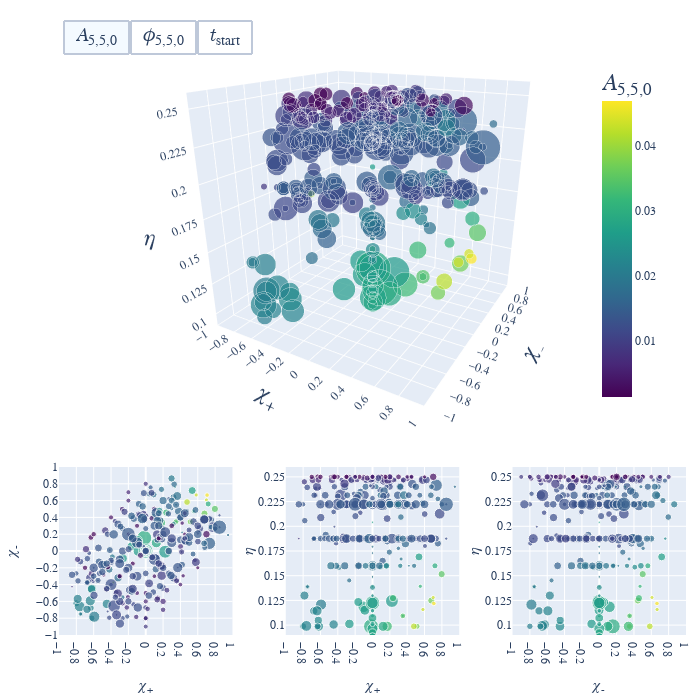

Notebook code cell kept with this figure:
### Code cell
from plotly.subplots import make_subplots
import plotly.graph_objects as go

row_r = 1/3.5

fig = make_subplots(
    rows=2, cols=3,
    specs=[[{'type': 'scene', 'colspan': 3}, None, None],
           [{'type': 'xy'}, {'type': 'xy'}, {'type': 'xy'}], ],
    row_heights = [1-row_r, row_r],
    vertical_spacing= 0.05,
    horizontal_spacing= 0.085,
    # column_widths = 800,
    # row_heights = 800
    )

font1 = 24
font2 = 20
font3 = 16
balls1 = 25.0
balls2 = 15.0

df_plot = df_mode_3D_full_full

chi_p = df_plot['chi_p']
chi_m = df_plot['chi_m']
eta = df_plot['eta']
range_invs = ['A_range_inv', 'phi_range_inv', 'A_range_inv']

colorscales = ['Viridis', 'Viridis', 'inferno']
color_vars = ['A_med', 'phase_unwrapped', 't_flat_start']
color_bar_labels = [f'𝐴<sub>{mode_string_plot}</sub>', f'𝜙<sub>{mode_string_plot}</sub>', f'𝑡<sub>start</sub>/𝑀']
button_labels = [f'𝐴<sub>{mode_string_plot}</sub>', f'𝜙<sub>{mode_string_plot}</sub>', f'𝑡<sub>start</sub>']
visibles = [True] + (len(button_labels)-1)*[False]

for iii, color_var in enumerate(color_vars):

    fig1 = go.Scatter3d(x = chi_p, y = chi_m, z = eta, mode = 'markers',
                        marker = dict(size = df_plot[range_invs[iii]]**(1/3), sizeref = max(df_plot[range_invs[iii]])**(1/3)/balls1, 
                        color = df_plot[color_var], colorscale = colorscales[iii], showscale = True,
                        colorbar_x = 0.85,
                        colorbar_y = 2.6/4,
                        colorbar_len = 2.25/4,
                        colorbar_title = color_bar_labels[iii],
                        colorbar_titlefont = dict(size = font1)
                        ),
                        showlegend = False,
                        customdata = np.stack((df_plot['SXS_num'], df_plot['A_med'],
                                            df_plot['phase_unwrapped'], df_plot['A_range'], df_plot['phi_range'],
                                            df_plot['t_flat_start']), axis = -1),
                        hovertemplate = r'SXS:BBH:%{customdata[0]:04}<br>'
                                        r'<br>'
                                        r'𝐴: %{customdata[1]:.4e}<br>'
                                        r'𝜙: %{customdata[2]:.4f}<br>'
                                        r'𝛿𝐴: %{customdata[3]:.4e}<br>'
                                        r'𝛿𝜙 %{customdata[4]:.4e}<br>'
                                        r'𝑡<sub>start</sub>: %{customdata[5]:.1f} 𝑀<br>'
                                        r'<br>'
                                        r'𝜂: %{z:.4f}<br>'
                                        r'𝜒<sub>+</sub>: %{x:.4f}<br>'
                                        r'𝜒<sub>-</sub>: %{y:.4f}<extra></extra>',
                        visible = visibles[iii],
                        )

    small_marker_dict = dict(size = df_plot[range_invs[iii]]**(1/3), sizeref = max(df_plot[range_invs[iii]])**(1/3)/balls2,
                             color = df_plot[color_var], colorscale = colorscales[iii])

    fig2 = go.Scatter(x = chi_p, y = chi_m, mode = 'markers',
                        marker = small_marker_dict,
                        customdata = np.stack((df_plot['SXS_num'], df_plot['A_med'],
                                            df_plot['phase_unwrapped'], df_plot['A_range'], df_plot['phi_range'],
                                            df_plot['eta'], df_plot['t_flat_start']), axis = -1),
                        hovertemplate = r'SXS:BBH:%{customdata[0]:04}<br>'
                                        r'<br>'
                                        r'𝐴: %{customdata[1]:.4e}<br>'
                                        r'𝜙: %{customdata[2]:.4f}<br>'
                                        r'𝛿𝐴: %{customdata[3]:.4e}<br>'
                                        r'𝛿𝜙: %{customdata[4]:.4e}<br>'
                                        r'𝑡<sub>start</sub>: %{customdata[6]:.1f} 𝑀<br>'
                                        r'<br>'
                                        r'𝜂: %{customdata[5]:.4f}<br>'
                                        r'𝜒<sub>+</sub>: %{x:.4f}<br>'
                                        r'𝜒<sub>-</sub>: %{y:.4f}<extra></extra>',
                        visible = visibles[iii],
                        showlegend = False)

    fig3 = go.Scatter(x = chi_p, y = eta, mode = 'markers',
                        marker = small_marker_dict,
                        customdata = np.stack((df_plot['SXS_num'], df_plot['A_med'],
                                                df_plot['phase_unwrapped'], df_plot['A_range'], df_plot['phi_range'],
                                                df_plot['chi_m'], df_plot['t_flat_start']), axis = -1),
                        hovertemplate = r'SXS:BBH:%{customdata[0]:04}<br>'
                                        r'<br>'
                                        r'𝐴: %{customdata[1]:.4e}<br>'
                                        r'𝜙: %{customdata[2]:.4f}<br>'
                                        r'𝛿𝐴: %{customdata[3]:.4e}<br>'
                                        r'𝛿𝜙: %{customdata[4]:.4e}<br>'
                                        r'𝑡<sub>start</sub>: %{customdata[6]:.1f} 𝑀<br>'
                                        r'<br>'
                                        r'𝜂: %{y:.4f}<br>'
                                        r'𝜒<sub>+</sub>: %{x:.4f}<br>'
                                        r'𝜒<sub>-</sub>: %{customdata[5]:.4f}<extra></extra>',
                        visible = visibles[iii],
                        showlegend = False)

    fig4 = go.Scatter(x = chi_m, y = eta, mode = 'markers',
                        marker = small_marker_dict,
                        customdata = np.stack((df_plot['SXS_num'], df_plot['A_med'],
                                                df_plot['phase_unwrapped'], df_plot['A_range'], df_plot['phi_range'],
                                                df_plot['chi_p'], df_plot['t_flat_start']), axis = -1),
                        hovertemplate = r'SXS:BBH:%{customdata[0]:04}<br>'
                                        r'<br>'
                                        r'𝐴: %{customdata[1]:.4e}<br>'
                                        r'𝜙: %{customdata[2]:.4f}<br>'
                                        r'𝛿𝐴: %{customdata[3]:.4e}<br>'
                                        r'𝛿𝜙: %{customdata[4]:.4e}<br>'
                                        r'𝑡<sub>start</sub>: %{customdata[6]:.1f} 𝑀<br>'
                                        r'<br>'
                                        r'𝜂: %{y:.4f}<br>'
                                        r'𝜒<sub>+</sub>: %{customdata[5]:.4f}<br>'
                                        r'𝜒<sub>-</sub>: %{x:.4f}<extra></extra>',
                        visible = visibles[iii],
                        showlegend = False)

    fig.add_trace(fig1, row = 1, col = 1)
    fig.add_trace(fig2, row = 2, col = 1)
    fig.add_trace(fig3, row = 2, col = 2)
    fig.add_trace(fig4, row = 2, col = 3)

fig.update_layout(
        margin = dict(l=10, r=10, t=10, b=10),
        width = 700, height = 700,
        # coloraxis_colorbar_y = 0.5
        )

fig.update_layout(
        scene = dict(
            xaxis = dict(title = r'𝜒<sub>+</sub>', titlefont = dict(size=font1),
                         tick0 = -0.8, dtick = 0.2,
                         range = [-1.0, 1.0]),
            yaxis = dict(title = r'𝜒<sub>-</sub>', titlefont = dict(size=font1),
                         tick0 = -0.8, dtick = 0.2,
                         range = [-1.0, 1.0]),
            zaxis = dict(title = r'𝜂', titlefont = dict(size=font1),
                        tick0 = 0.1, dtick = 0.025, 
                        range = [0.09, 0.26]),
                    ),
        font_family = 'Geneva',
        xaxis1 = dict(title = r'𝜒<sub>+</sub>', titlefont = dict(size=font3),
                      tick0 = -1.0, dtick = 0.2,
                         range = [-1.0, 1.0]),
        yaxis1 = dict(title = r'𝜒<sub>-</sub>', titlefont = dict(size=font3),
                      tick0 = -1.0, dtick = 0.2,
                         range = [-1.0, 1.0]),
        xaxis2 = dict(title = r'𝜒<sub>+</sub>', titlefont = dict(size=font3),
                      tick0 = -1.0, dtick = 0.2,
                            range = [-1.0, 1.0]),
        yaxis2 = dict(title = r'𝜂', titlefont = dict(size=font3),
                      tick0 = 0.1, dtick = 0.025,
                            range = [0.09, 0.26],
                        title_standoff = 0),
        xaxis3 = dict(title = r'𝜒<sub>-</sub>', titlefont = dict(size=font3),
                        tick0 = -1.0, dtick = 0.2,
                        range = [-1.0, 1.0]),
        yaxis3 = dict(title = r'𝜂', titlefont = dict(size = font3),
                      tick0 = 0.1, dtick = 0.025,
                            range = [0.09, 0.26],
                            title_standoff = 0),)

zoomout = 1.5

camera = dict(
    eye = dict(x = 0.7*zoomout, y = -1.2*zoomout, z = 0.5*zoomout),
    center = dict(x = 0., y = 0, z = -0.1),
              )

fig.update_layout(scene_camera = camera)

config = {
  'toImageButtonOptions': {
    'format': 'jpeg', # one of png, svg, jpeg, webp
    # 'filename': 'custom_image',
    'scale': 15 # Multiply title/legend/axis/canvas sizes by this factor
  }
}

buttons = []
for i, button_label in enumerate(button_labels):
    button_dict = dict(
        label = button_label,
        method = 'update',
        args = [{"visible": [0 <= j/4 - i < 1 for j in range(4*len(button_labels))]}],
    )
    buttons.append(button_dict)

fig.update_layout(
    updatemenus=[
        dict(
            type="buttons",
            direction="right",
            font = dict(size = font2),
            borderwidth = 2,
            x=0.005,
            y=0.995,
            buttons=buttons,
            xanchor="left",
            yanchor="top",
            showactive=True,
            active = 0,
        )
    ]
)


fig.show(config = config)

fig.write_html(f'../../docs/mode_plots/plotly_{mode_string_pro}.html', full_html=False, include_plotlyjs='cdn')

### Figure 1 — Plotly figure (JSON) as saved in the notebook; plotly's stock layout.template omitted (floating-point values rounded to 4 significant figures; data arrays with more than 128 entries replaced by an {"elided": "..."} marker saying what was removed)
{"data": [{"customdata": {"elided": "373x6 float values"}, "hovertemplate": "SXS:BBH:%{customdata[0]:04}<br><br>𝐴: %{customdata[1]:.4e}<br>𝜙: %{customdata[2]:.4f}<br>𝛿𝐴: %{customdata[3]:.4e}<br>𝛿𝜙 %{customdata[4]:.4e}<br>𝑡<sub>start</sub>: %{customdata[5]:.1f} 𝑀<br><br>𝜂: %{z:.4f}<br>𝜒<sub>+</sub>: %{x:.4f}<br>𝜒<sub>-</sub>: %{y:.4f}<extra></extra>", "marker": {"color": {"elided": "373 float values"}, "colorbar": {"len": 0.5625, "title": {"font": {"size": 24}, "text": "𝐴<sub>5,5,0</sub>"}, "x": 0.85, "y": 0.65}, "colorscale": [[0, "#440154"], [0.1111, "#482878"], [0.2222, "#3e4989"], [0.3333, "#31688e"], [0.4444, "#26828e"], [0.5556, "#1f9e89"], [0.6667, "#35b779"], [0.7778, "#6ece58"], [0.8889, "#b5de2b"], [1, "#fde725"]], "showscale": true, "size": {"elided": "373 float values"}, "sizeref": 0.4811}, "mode": "markers", "scene": "scene", "showlegend": false, "type": "scatter3d", "visible": true, "x": {"elided": "373 float values"}, "y": {"elided": "373 float values"}, "z": {"elided": "373 float values"}}, {"customdata": {"elided": "373x7 float values"}, "hovertemplate": "SXS:BBH:%{customdata[0]:04}<br><br>𝐴: %{customdata[1]:.4e}<br>𝜙: %{customdata[2]:.4f}<br>𝛿𝐴: %{customdata[3]:.4e}<br>𝛿𝜙: %{customdata[4]:.4e}<br>𝑡<sub>start</sub>: %{customdata[6]:.1f} 𝑀<br><br>𝜂: %{customdata[5]:.4f}<br>𝜒<sub>+</sub>: %{x:.4f}<br>𝜒<sub>-</sub>: %{y:.4f}<extra></extra>", "marker": {"color": {"elided": "373 float values"}, "colorscale": [[0, "#440154"], [0.1111, "#482878"], [0.2222, "#3e4989"], [0.3333, "#31688e"], [0.4444, "#26828e"], [0.5556, "#1f9e89"], [0.6667, "#35b779"], [0.7778, "#6ece58"], [0.8889, "#b5de2b"], [1, "#fde725"]], "size": {"elided": "373 float values"}, "sizeref": 0.8018}, "mode": "markers", "showlegend": false, "type": "scatter", "visible": true, "x": {"elided": "373 float values"}, "xaxis": "x", "y": {"elided": "373 float values"}, "yaxis": "y"}, {"customdata": {"elided": "373x7 float values"}, "hovertemplate": "SXS:BBH:%{customdata[0]:04}<br><br>𝐴: %{customdata[1]:.4e}<br>𝜙: %{customdata[2]:.4f}<br>𝛿𝐴: %{customdata[3]:.4e}<br>𝛿𝜙: %{customdata[4]:.4e}<br>𝑡<sub>start</sub>: %{customdata[6]:.1f} 𝑀<br><br>𝜂: %{y:.4f}<br>𝜒<sub>+</sub>: %{x:.4f}<br>𝜒<sub>-</sub>: %{customdata[5]:.4f}<extra></extra>", "marker": {"color": {"elided": "373 float values"}, "colorscale": [[0, "#440154"], [0.1111, "#482878"], [0.2222, "#3e4989"], [0.3333, "#31688e"], [0.4444, "#26828e"], [0.5556, "#1f9e89"], [0.6667, "#35b779"], [0.7778, "#6ece58"], [0.8889, "#b5de2b"], [1, "#fde725"]], "size": {"elided": "373 float values"}, "sizeref": 0.8018}, "mode": "markers", "showlegend": false, "type": "scatter", "visible": true, "x": {"elided": "373 float values"}, "xaxis": "x2", "y": {"elided": "373 float values"}, "yaxis": "y2"}, {"customdata": {"elided": "373x7 float values"}, "hovertemplate": "SXS:BBH:%{customdata[0]:04}<br><br>𝐴: %{customdata[1]:.4e}<br>𝜙: %{customdata[2]:.4f}<br>𝛿𝐴: %{customdata[3]:.4e}<br>𝛿𝜙: %{customdata[4]:.4e}<br>𝑡<sub>start</sub>: %{customdata[6]:.1f} 𝑀<br><br>𝜂: %{y:.4f}<br>𝜒<sub>+</sub>: %{customdata[5]:.4f}<br>𝜒<sub>-</sub>: %{x:.4f}<extra></extra>", "marker": {"color": {"elided": "373 float values"}, "colorscale": [[0, "#440154"], [0.1111, "#482878"], [0.2222, "#3e4989"], [0.3333, "#31688e"], [0.4444, "#26828e"], [0.5556, "#1f9e89"], [0.6667, "#35b779"], [0.7778, "#6ece58"], [0.8889, "#b5de2b"], [1, "#fde725"]], "size": {"elided": "373 float values"}, "sizeref": 0.8018}, "mode": "markers", "showlegend": false, "type": "scatter", "visible": true, "x": {"elided": "373 float values"}, "xaxis": "x3", "y": {"elided": "373 float values"}, "yaxis": "y3"}, {"customdata": {"elided": "373x6 float values"}, "hovertemplate": "SXS:BBH:%{customdata[0]:04}<br><br>𝐴: %{customdata[1]:.4e}<br>𝜙: %{customdata[2]:.4f}<br>𝛿𝐴: %{customdata[3]:.4e}<br>𝛿𝜙 %{customdata[4]:.4e}<br>𝑡<sub>start</sub>: %{customdata[5]:.1f} 𝑀<br><br>𝜂: %{z:.4f}<br>𝜒<sub>+</sub>: %{x:.4f}<br>𝜒<sub>-</sub>: %{y:.4f}<extra></extra>", "marker": {"color": {"elided": "373 float values"}, "colorbar": {"len": 0.5625, "title": {"font": {"size": 24}, "text": "𝜙<sub>5,5,0</sub>"}, "x": 0.85, "y": 0.65}, "colorscale": [[0, "#440154"], [0.1111, "#482878"], [0.2222, "#3e4989"], [0.3333, "#31688e"], [0.4444, "#26828e"], [0.5556, "#1f9e89"], [0.6667, "#35b779"], [0.7778, "#6ece58"], [0.8889, "#b5de2b"], [1, "#fde725"]], "showscale": true, "size": {"elided": "373 float values"}, "sizeref": 0.3822}, "mode": "markers", "scene": "scene", "showlegend": false, "type": "scatter3d", "visible": false, "x": {"elided": "373 float values"}, "y": {"elided": "373 float values"}, "z": {"elided": "373 float values"}}, {"customdata": {"elided": "373x7 float values"}, "hovertemplate": "SXS:BBH:%{customdata[0]:04}<br><br>𝐴: %{customdata[1]:.4e}<br>𝜙: %{customdata[2]:.4f}<br>𝛿𝐴: %{customdata[3]:.4e}<br>𝛿𝜙: %{customdata[4]:.4e}<br>𝑡<sub>start</sub>: %{customdata[6]:.1f} 𝑀<br><br>𝜂: %{customdata[5]:.4f}<br>𝜒<sub>+</sub>: %{x:.4f}<br>𝜒<sub>-</sub>: %{y:.4f}<extra></extra>", "marker": {"color": {"elided": "373 float values"}, "colorscale": [[0, "#440154"], [0.1111, "#482878"], [0.2222, "#3e4989"], [0.3333, "#31688e"], [0.4444, "#26828e"], [0.5556, "#1f9e89"], [0.6667, "#35b779"], [0.7778, "#6ece58"], [0.8889, "#b5de2b"], [1, "#fde725"]], "size": {"elided": "373 float values"}, "sizeref": 0.6369}, "mode": "markers", "showlegend": false, "type": "scatter", "visible": false, "x": {"elided": "373 float values"}, "xaxis": "x", "y": {"elided": "373 float values"}, "yaxis": "y"}, {"customdata": {"elided": "373x7 float values"}, "hovertemplate": "SXS:BBH:%{customdata[0]:04}<br><br>𝐴: %{customdata[1]:.4e}<br>𝜙: %{customdata[2]:.4f}<br>𝛿𝐴: %{customdata[3]:.4e}<br>𝛿𝜙: %{customdata[4]:.4e}<br>𝑡<sub>start</sub>: %{customdata[6]:.1f} 𝑀<br><br>𝜂: %{y:.4f}<br>𝜒<sub>+</sub>: %{x:.4f}<br>𝜒<sub>-</sub>: %{customdata[5]:.4f}<extra></extra>", "marker": {"color": {"elided": "373 float values"}, "colorscale": [[0, "#440154"], [0.1111, "#482878"], [0.2222, "#3e4989"], [0.3333, "#31688e"], [0.4444, "#26828e"], [0.5556, "#1f9e89"], [0.6667, "#35b779"], [0.7778, "#6ece58"], [0.8889, "#b5de2b"], [1, "#fde725"]], "size": {"elided": "373 float values"}, "sizeref": 0.6369}, "mode": "markers", "showlegend": false, "type": "scatter", "visible": false, "x": {"elided": "373 float values"}, "xaxis": "x2", "y": {"elided": "373 float values"}, "yaxis": "y2"}, {"customdata": {"elided": "373x7 float values"}, "hovertemplate": "SXS:BBH:%{customdata[0]:04}<br><br>𝐴: %{customdata[1]:.4e}<br>𝜙: %{customdata[2]:.4f}<br>𝛿𝐴: %{customdata[3]:.4e}<br>𝛿𝜙: %{customdata[4]:.4e}<br>𝑡<sub>start</sub>: %{customdata[6]:.1f} 𝑀<br><br>𝜂: %{y:.4f}<br>𝜒<sub>+</sub>: %{customdata[5]:.4f}<br>𝜒<sub>-</sub>: %{x:.4f}<extra></extra>", "marker": {"color": {"elided": "373 float values"}, "colorscale": [[0, "#440154"], [0.1111, "#482878"], [0.2222, "#3e4989"], [0.3333, "#31688e"], [0.4444, "#26828e"], [0.5556, "#1f9e89"], [0.6667, "#35b779"], [0.7778, "#6ece58"], [0.8889, "#b5de2b"], [1, "#fde725"]], "size": {"elided": "373 float values"}, "sizeref": 0.6369}, "mode": "markers", "showlegend": false, "type": "scatter", "visible": false, "x": {"elided": "373 float values"}, "xaxis": "x3", "y": {"elided": "373 float values"}, "yaxis": "y3"}, {"customdata": {"elided": "373x6 float values"}, "hovertemplate": "SXS:BBH:%{customdata[0]:04}<br><br>𝐴: %{customdata[1]:.4e}<br>𝜙: %{customdata[2]:.4f}<br>𝛿𝐴: %{customdata[3]:.4e}<br>𝛿𝜙 %{customdata[4]:.4e}<br>𝑡<sub>start</sub>: %{customdata[5]:.1f} 𝑀<br><br>𝜂: %{z:.4f}<br>𝜒<sub>+</sub>: %{x:.4f}<br>𝜒<sub>-</sub>: %{y:.4f}<extra></extra>", "marker": {"color": {"elided": "373 float values"}, "colorbar": {"len": 0.5625, "title": {"font": {"size": 24}, "text": "𝑡<sub>start</sub>/𝑀"}, "x": 0.85, "y": 0.65}, "colorscale": [[0, "#000004"], [0.1111, "#1b0c41"], [0.2222, "#4a0c6b"], [0.3333, "#781c6d"], [0.4444, "#a52c60"], [0.5556, "#cf4446"], [0.6667, "#ed6925"], [0.7778, "#fb9b06"], [0.8889, "#f7d13d"], [1, "#fcffa4"]], "showscale": true, "size": {"elided": "373 float values"}, "sizeref": 0.4811}, "mode": "markers", "scene": "scene", "showlegend": false, "type": "scatter3d", "visible": false, "x": {"elided": "373 float values"}, "y": {"elided": "373 float values"}, "z": {"elided": "373 float values"}}, {"customdata": {"elided": "373x7 float values"}, "hovertemplate": "SXS:BBH:%{customdata[0]:04}<br><br>𝐴: %{customdata[1]:.4e}<br>𝜙: %{customdata[2]:.4f}<br>𝛿𝐴: %{customdata[3]:.4e}<br>𝛿𝜙: %{customdata[4]:.4e}<br>𝑡<sub>start</sub>: %{customdata[6]:.1f} 𝑀<br><br>𝜂: %{customdata[5]:.4f}<br>𝜒<sub>+</sub>: %{x:.4f}<br>𝜒<sub>-</sub>: %{y:.4f}<extra></extra>", "marker": {"color": {"elided": "373 float values"}, "colorscale": [[0, "#000004"], [0.1111, "#1b0c41"], [0.2222, "#4a0c6b"], [0.3333, "#781c6d"], [0.4444, "#a52c60"], [0.5556, "#cf4446"], [0.6667, "#ed6925"], [0.7778, "#fb9b06"], [0.8889, "#f7d13d"], [1, "#fcffa4"]], "size": {"elided": "373 float values"}, "sizeref": 0.8018}, "mode": "markers", "showlegend": false, "type": "scatter", "visible": false, "x": {"elided": "373 float values"}, "xaxis": "x", "y": {"elided": "373 float values"}, "yaxis": "y"}, {"customdata": {"elided": "373x7 float values"}, "hovertemplate": "SXS:BBH:%{customdata[0]:04}<br><br>𝐴: %{customdata[1]:.4e}<br>𝜙: %{customdata[2]:.4f}<br>𝛿𝐴: %{customdata[3]:.4e}<br>𝛿𝜙: %{customdata[4]:.4e}<br>𝑡<sub>start</sub>: %{customdata[6]:.1f} 𝑀<br><br>𝜂: %{y:.4f}<br>𝜒<sub>+</sub>: %{x:.4f}<br>𝜒<sub>-</sub>: %{customdata[5]:.4f}<extra></extra>", "marker": {"color": {"elided": "373 float values"}, "colorscale": [[0, "#000004"], [0.1111, "#1b0c41"], [0.2222, "#4a0c6b"], [0.3333, "#781c6d"], [0.4444, "#a52c60"], [0.5556, "#cf4446"], [0.6667, "#ed6925"], [0.7778, "#fb9b06"], [0.8889, "#f7d13d"], [1, "#fcffa4"]], "size": {"elided": "373 float values"}, "sizeref": 0.8018}, "mode": "markers", "showlegend": false, "type": "scatter", "visible": false, "x": {"elided": "373 float values"}, "xaxis": "x2", "y": {"elided": "373 float values"}, "yaxis": "y2"}, {"customdata": {"elided": "373x7 float values"}, "hovertemplate": "SXS:BBH:%{customdata[0]:04}<br><br>𝐴: %{customdata[1]:.4e}<br>𝜙: %{customdata[2]:.4f}<br>𝛿𝐴: %{customdata[3]:.4e}<br>𝛿𝜙: %{customdata[4]:.4e}<br>𝑡<sub>start</sub>: %{customdata[6]:.1f} 𝑀<br><br>𝜂: %{y:.4f}<br>𝜒<sub>+</sub>: %{customdata[5]:.4f}<br>𝜒<sub>-</sub>: %{x:.4f}<extra></extra>", "marker": {"color": {"elided": "373 float values"}, "colorscale": [[0, "#000004"], [0.1111, "#1b0c41"], [0.2222, "#4a0c6b"], [0.3333, "#781c6d"], [0.4444, "#a52c60"], [0.5556, "#cf4446"], [0.6667, "#ed6925"], [0.7778, "#fb9b06"], [0.8889, "#f7d13d"], [1, "#fcffa4"]], "size": {"elided": "373 float values"}, "sizeref": 0.8018}, "mode": "markers", "showlegend": false, "type": "scatter", "visible": false, "x": {"elided": "373 float values"}, "xaxis": "x3", "y": {"elided": "373 float values"}, "yaxis": "y3"}], "layout": {"font": {"family": "Geneva"}, "height": 700, "margin": {"b": 10, "l": 10, "r": 10, "t": 10}, "scene": {"camera": {"center": {"x": 0, "y": 0, "z": -0.1}, "eye": {"x": 1.05, "y": -1.8, "z": 0.75}}, "domain": {"x": [0, 1], "y": [0.3214, 1]}, "xaxis": {"dtick": 0.2, "range": [-1, 1], "tick0": -0.8, "title": {"font": {"size": 24}, "text": "𝜒<sub>+</sub>"}}, "yaxis": {"dtick": 0.2, "range": [-1, 1], "tick0": -0.8, "title": {"font": {"size": 24}, "text": "𝜒<sub>-</sub>"}}, "zaxis": {"dtick": 0.025, "range": [0.09, 0.26], "tick0": 0.1, "title": {"font": {"size": 24}, "text": "𝜂"}}}, "updatemenus": [{"active": 0, "borderwidth": 2, "buttons": [{"args": [{"visible": [true, true, true, true, false, false, false, false, false, false, false, false]}], "label": "𝐴<sub>5,5,0</sub>", "method": "update"}, {"args": [{"visible": [false, false, false, false, true, true, true, true, false, false, false, false]}], "label": "𝜙<sub>5,5,0</sub>", "method": "update"}, {"args": [{"visible": [false, false, false, false, false, false, false, false, true, true, true, true]}], "label": "𝑡<sub>start</sub>", "method": "update"}], "direction": "right", "font": {"size": 20}, "showactive": true, "type": "buttons", "x": 0.005, "xanchor": "left", "y": 0.995, "yanchor": "top"}], "width": 700, "xaxis": {"anchor": "y", "domain": [0, 0.2767], "dtick": 0.2, "range": [-1, 1], "tick0": -1, "title": {"font": {"size": 16}, "text": "𝜒<sub>+</sub>"}}, "xaxis2": {"anchor": "y2", "domain": [0.3617, 0.6383], "dtick": 0.2, "range": [-1, 1], "tick0": -1, "title": {"font": {"size": 16}, "text": "𝜒<sub>+</sub>"}}, "xaxis3": {"anchor": "y3", "domain": [0.7233, 1], "dtick": 0.2, "range": [-1, 1], "tick0": -1, "title": {"font": {"size": 16}, "text": "𝜒<sub>-</sub>"}}, "yaxis": {"anchor": "x", "domain": [0, 0.2714], "dtick": 0.2, "range": [-1, 1], "tick0": -1, "title": {"font": {"size": 16}, "text": "𝜒<sub>-</sub>"}}, "yaxis2": {"anchor": "x2", "domain": [0, 0.2714], "dtick": 0.025, "range": [0.09, 0.26], "tick0": 0.1, "title": {"font": {"size": 16}, "standoff": 0, "text": "𝜂"}}, "yaxis3": {"anchor": "x3", "domain": [0, 0.2714], "dtick": 0.025, "range": [0.09, 0.26], "tick0": 0.1, "title": {"font": {"size": 16}, "standoff": 0, "text": "𝜂"}}}}
